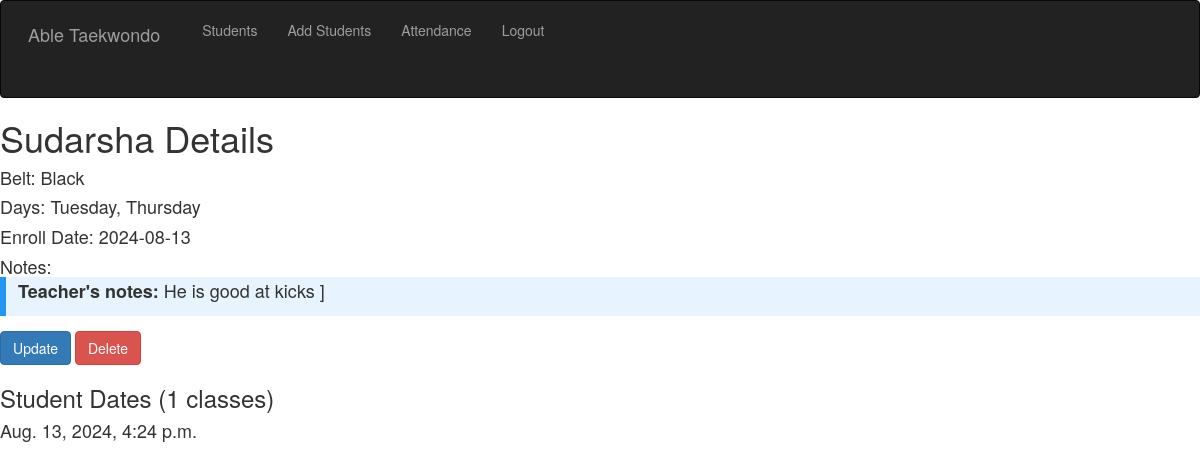
The app's page /details/43 (signed in) with its own data.
### herf/models.py (models this page shows)
class students(models.Model):
    name = models.CharField(max_length=255)
    belt = models.CharField(max_length=255)
    days = models.CharField(max_length=255)
    enrollDate = models.CharField(max_length=255)
    notes = models.TextField(null=True)

class classes(models.Model):
    name = models.CharField(max_length=255)
    date_today = models.DateTimeField(null=True)
    ssn = models.ForeignKey(students, on_delete=models.CASCADE)

### herf/views.py (the view)
# urls.py: path("details/<int:students_id>", views.details, name="details"),
@login_required(login_url='/login')
def details(request,students_id):
    studets_in_db = students.objects.get(id=students_id)
    classes_in_db=classes.objects.filter(ssn=students_id).order_by("-date_today")
    return render(request,"studentsdetails.html",{"student":studets_in_db, "dates":classes_in_db, "number":classes_in_db.count()})

### templates/studentsdetails.html (shortened to what this page needs)
<!DOCTYPE html>
<html lang="en">
<head>
  <link rel="stylesheet" href="https://maxcdn.bootstrapcdn.com/bootstrap/3.4.1/css/bootstrap.min.css">
<head>
</head>
<body>
<nav class="navbar navbar-inverse">
  <div class="container-fluid">
    <div class="navbar-header">
      <a class="navbar-brand" href="/students">Able Taekwondo</a>
    </div>
    <ul class="nav navbar-nav">
      <li><a href="/students">Students</a></li>
              <li><a href="/addstudents">Add Students</a></li>
      <li><a href="/checkin">Attendance</a></li>
      <li><a href="/logout">Logout</a></li>
    </ul>
  </div>
</nav>
<h1>{{student.name}} Details</h1>
<h4>Belt: {{student.belt}}</h4>
<h4>Days: {{student.days}}</h4>
<h4>Enroll Date: {{student.enrollDate}}</h4>
<h4>Notes:
<div class="info">
  <p><strong>Teacher's notes: </strong>{{student.notes}}</p>
</div></h4>
      <a href="/update/{{student.id}}">
          <input type="submit"  class="btn btn-primary" value="Update"></a>
      <a href="/delete/{{student.id}}">
          <input type="submit"   class="btn btn-danger" value="Delete"></a>
          <h3>Student Dates ({{number}} classes)</h3>
          {%for date in dates%}
          <h4>{{date.date_today}}</h4>
          {%endfor%}
</body>
</html>

### templates/studentsdetails.html (style rules this page uses)
body { font-family: Arial, Helvetica, sans-serif; }
body { overflow: scroll; }
.info { background-color: #e7f3fe; border-left: 6px solid #2196F3; }
div { margin-bottom: 15px; padding: 4px 12px; }

### records on screen
students: name "Sudarsha", belt "Black", days "Tuesday, Thursday", enrollDate "2024-08-13", notes "He is good at kicks ]"
classes: date_today "Aug. 13, 2024, 4:24 p.m."

### other values on screen
{{ number }} "1"
